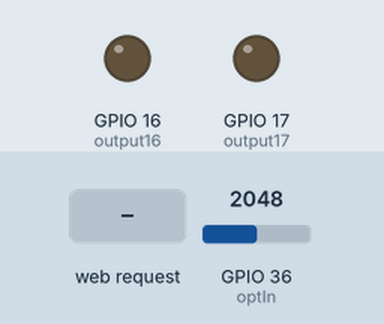
A sketch run on a simulated ESP32. Shown: output pins drawn as LEDs (lit = HIGH). Inputs (shaded band) come from the test bench; at power-on: GPIO 36 (optIn) = 2048. WiFi joins after 1.5 s; servers stay silent unless stated; what the sketch prints to the serial monitor is not drawn.

Above: at 2.7 s.
2.8 s: HTTP request GET /16/on received
At 3.2 s:
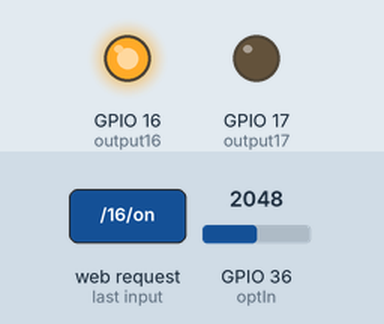
4.3 s: HTTP request GET /17/on received
At 5.5 s:
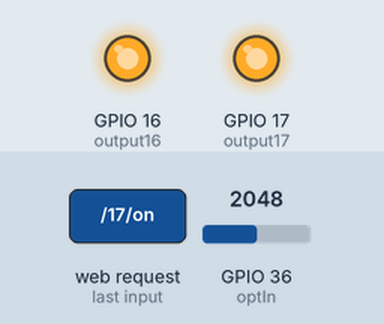
5.8 s: HTTP request GET /16/off received
At 6.7 s:
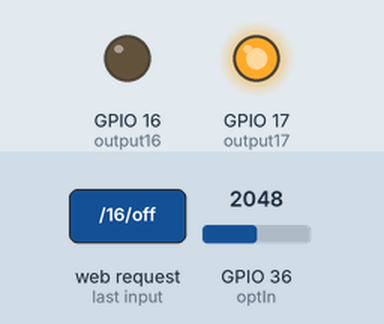
7.3 s: HTTP request GET /17/off received
At 7.8 s:
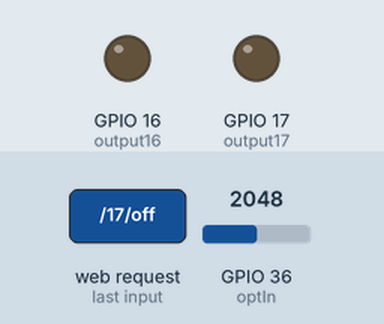
Timing chart, 0 to 9.8 s (numbered marks = the images above; inputs shaded):
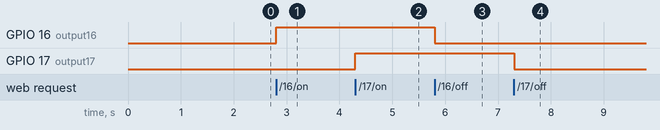

Measured:
- after the input at 2.8 s, GPIO 16 (output16): LOW → HIGH at once
- after the input at 4.3 s, GPIO 17 (output17): LOW → HIGH at once
- after the input at 5.8 s, GPIO 16 (output16): HIGH → LOW at once
- after the input at 7.3 s, GPIO 17 (output17): HIGH → LOW at once

The sketch:

sdb_analog_web_monitor.ino
```cpp
//
//// Analog web monitor experiment based on Rui Santos code from randomnerds.com training module.
//
// Load Wi-Fi library
#include <WiFi.h>

// Replace with your network credentials
const char* ssid     = "Your-SSID";
const char* password = "Your-Password";

int webport = 80;

// Set web server port number
WiFiServer server(webport);

// Variable to store the HTTP request
String header;

// Auxiliar variables to store the current output state
String output16State = "off";
String output17State = "off";

// Assign input/output variables to GPIO pins
const int output16 = 16;   // reeally using 16 and 17
const int output17 = 17;
const int optIn = 36;     // optical light sensor on 36
int optValue = 0;

void setup() {
  Serial.begin(115200);
  // Initialize the output variables as outputs
  pinMode(output16, OUTPUT);
  pinMode(output17, OUTPUT);
  pinMode(optIn, INPUT);
  // Set outputs to LOW
  digitalWrite(output16, LOW);
  digitalWrite(output17, LOW);

  // Connect to Wi-Fi network with SSID and password
  Serial.print("Connecting to ");
  Serial.println(ssid);
  WiFi.begin(ssid, password);
  while (WiFi.status() != WL_CONNECTED) {
    delay(500);
    Serial.print(".");
  }
  // Print local IP address and start web server
  Serial.println("");
  Serial.println("WiFi connected.");
  Serial.println("IP address: ");
  Serial.println(WiFi.localIP());
  Serial.println("Port: " + String(webport) );
  server.begin();
}

void loop(){
  WiFiClient client = server.available();   // Listen for incoming clients

  if (client) {                             // If a new client connects,
    Serial.println("New Client.");          // print a message out in the serial port
    String currentLine = "";                // make a String to hold incoming data from the client
    while (client.connected()) {            // loop while the client's connected
      if (client.available()) {             // if there's bytes to read from the client,
        char c = client.read();             // read a byte, then
        Serial.write(c);                    // print it out the serial monitor
        header += c;
        if (c == '\n') {                    // if the byte is a newline character
          if (currentLine.length() == 0) {    // Blank line is end of header.
            // checking if header is valid
            // dXNlcjpwYXNz = 'user:pass' (user:pass) base64 encode
            // Finding the right credential string, then loads web page
            if(header.indexOf("dXNlcjpwYXNz")) {   /** set to ("dXNlcjpwYXNz")>= 0 for authentication */
              // HTTP headers always start with a response code (e.g. HTTP/1.1 200 OK)
              // and a content-type so the client knows what's coming, then a blank line:
              client.println("HTTP/1.1 200 OK");
              client.println("Content-type:text/html");
              client.println("Connection: close");
              client.println();

              // turns the GPIOs on and off
              if (header.indexOf("GET /16/on") >= 0) {
                Serial.println("GPIO 16 on");
                output16State = "on";
                digitalWrite(output16, HIGH);
              } else if (header.indexOf("GET /16/off") >= 0) {
                Serial.println("GPIO 16 off");
                output16State = "off";
                digitalWrite(output16, LOW);
              } else if (header.indexOf("GET /17/on") >= 0) {
                Serial.println("GPIO 17 on");
                output17State = "on";
                digitalWrite(output17, HIGH);
              } else if (header.indexOf("GET /17/off") >= 0) {
                Serial.println("GPIO 17 off");
                output17State = "off";
                digitalWrite(output17, LOW);
              }
              // Display the HTML web page
              client.println("<!DOCTYPE html><html>");
              client.println("<head><meta name=\"viewport\" content=\"width=device-width, initial-scale=1\">");
              client.println("<link rel=\"icon\" href=\"data:,\">");
              // CSS to style the on/off buttons
              // Feel free to change the background-color and font-size attributes to fit your preferences
              client.println("<style>html { font-family: Helvetica; display: inline-block; margin: 0px auto; text-align: center;}");
              client.println(".button { background-color: #6CBF60; border: none; color: white; padding: 16px 40px;");
              client.println("text-decoration: none; font-size: 30px; margin: 2px; cursor: pointer;}");
              client.println(".button2 {background-color: #3C9F40;}</style></head>");

              // Web Page Heading
              client.println("<body><h1>Your ESP32 Web Server</h1>");

              // Display current state, and ON/OFF buttons for GPIO 16
              client.println("<p>GPIO 16 LED - State " + output16State + "</p>");
              // If the output26State is off, it displays the ON button
              if (output16State=="off") {
                client.println("<p><a href=\"/16/on\"><button class=\"button\">Turn ON</button></a></p>");
              } else {
                client.println("<p><a href=\"/16/off\"><button class=\"button button2\">Turn OFF</button></a></p>");
              }

              // Display current state, and ON/OFF buttons for GPIO 17
              client.println("<p>GPIO 17 LED - State " + output17State + "</p>");
              // If the output17State is off, it displays the ON button
              if (output17State=="off") {
                client.println("<p><a href=\"/17/on\"><button class=\"button\">Turn ON</button></a></p>");
              } else {
                client.println("<p><a href=\"/17/off\"><button class=\"button button2\">Turn OFF</button></a></p>");
              }
              // read the state of the opto sensor
              delay(250);
              optValue = analogRead(optIn);
              Serial.println("Light sensor value on GPIO" + String(optIn) + " is " + String(optValue));

              client.println("<p><br><b>Light sensor value on GPIO" + String(optIn) + " is " + String(optValue) + "</b></p>");
              client.println("</body></html>");

              // The HTTP response ends with another blank line
              client.println();
              // Break out of the while loop
              break;
            }
            // Wrong user or password, so HTTP request fails...
            else {
              client.println("HTTP/1.1 401 Unauthorized");
              client.println("WWW-Authenticate: Basic realm=\"Secure\"");
              client.println("Content-Type: text/html");
              client.println();
              client.println("<html>Authentication failed</html>");
            }
          } else { // if you got a newline, then clear currentLine
            currentLine = "";
          }
        } else if (c != '\r') {  // if you got anything else but a carriage return character,
          currentLine += c;      // add it to the end of the currentLine
        }
      }
    }
    // Clear the header variable
    header = "";
    // Close the connection
    client.stop();
    Serial.println("Client disconnected.");
    Serial.println("");
  }
}
```
